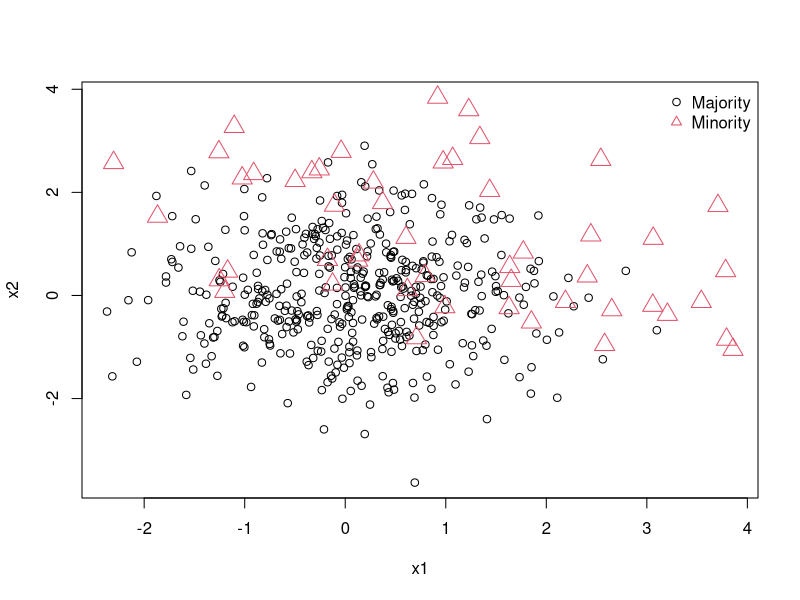

R code for this plot: (Note: this script raises an error after producing the figure.)
########## Example dataset ##########

d.mj <- cbind(rnorm(n = 450, mean = 0, sd = 1), rnorm(n = 450, mean = 0, sd = 1))
d.mn1 <- cbind(rnorm(n = 25, mean = 2, sd = 1), rnorm(n = 25, mean = 0, sd = 1))
d.mn2 <- cbind(rnorm(n = 25, mean = 0, sd = 1), rnorm(n = 25, mean = 2, sd = 1))
class <- c(rep(0, nrow(d.mj)), rep(1, nrow(rbind(d.mn1,d.mn2))))
data <- rbind(d.mj, d.mn1, d.mn2)
data <- data.frame(x1 = data[,1], x2 = data[,2], class = class)
rm(d.mj,d.mn1,d.mn2)
plot(data[,-3], col = class+1, pch = class+1, cex = class+1)
legend("topright", c("Majority","Minority"), pch = c(1,2), col = c(1,2), bty = "n")

########## BSMOTE1 ##########

result <- BSMOTE1(data = data, target.column = 3, m = 4, k = 10, s = 5)

d.synTotal <- result$d.synTotal
head(d.synTotal)

d.synIndvd <- result$d.synIndvd
d.synIndvd$`451`

status <- result$status
status
d.danger <- data[status$DANGER,]
d.safe <- data[status$SAFE,]
d.noisy <- data[status$NOISY,]

points(x = d.danger[,1], y = d.danger[,2], pch = "D", cex = 2, col = 2)
points(x = d.safe[,1], y = d.safe[,2], pch = "S", cex = 2, col = 4)
points(x = d.noisy[,1], y = d.noisy[,2], pch = "N", cex = 2, col = 3)

draw <- function(i) {
  ind <- status$DANGER[i]
  points(x = d.synIndvd[[i]][,1], y = d.synIndvd[[i]][,2], pch = 15, col = 3, cex = 2)
  points(x = data[ind,1], y = data[ind,2], pch = 17, col = 4, cex = 2)
}

plot(data[,-3], col = class+1, pch = class+1, cex = class+1)
legend("topright", c("Majority","Minority"), pch = c(1,2), col = c(1,2), bty = "n")
draw(1)
draw(2)
draw(3)

plot(data[,-3], col = class+1, pch = class+1, cex = class+1)
legend("topright", c("Majority","Minority"), pch = c(1,2), col = c(1,2), bty = "n")
for (i in 1:nrow(d.danger)) draw(i)

########## BSMOTE2 ##########

result <- BSMOTE2(data = data, target.column = 3, m = 4, k = 10, s = 5)

d.synTotal <- result$d.synTotal
head(d.synTotal)

d.synIndvdMnr <- result$d.synIndvdMnr
d.synIndvdMnr$`451`

d.synIndvdMjr <- result$d.synIndvdMjr
d.synIndvdMnr$`451`

status <- result$status
status
d.danger <- data[status$DANGER,]
d.safe <- data[status$SAFE,]
d.noisy <- data[status$NOISY,]

plot(data[,-3], col = class+1, pch = class+1, cex = class+1)
legend("topright", c("Majority","Minority"), pch = c(1,2), col = c(1,2), bty = "n")
points(x = d.danger[,1], y = d.danger[,2], pch = "D", cex = 2, col = 2)
points(x = d.safe[,1], y = d.safe[,2], pch = "S", cex = 2, col = 4)
points(x = d.noisy[,1], y = d.noisy[,2], pch = "N", cex = 2, col = 3)

drawMinor <- function(i) {
  ind <- status$DANGER[i]
  points(x = d.synIndvdMnr[[i]][,1], y = d.synIndvdMnr[[i]][,2], pch = 15, col = 3, cex = 2)
  points(x = data[ind,1], y = data[ind,2], pch = 17, col = 4, cex = 2)
}

drawMajor <- function(i) {
  ind <- status$DANGER[i]
  points(x = d.synIndvdMjr[[i]][,1], y = d.synIndvdMjr[[i]][,2], pch = 16, col = 5, cex = 2)
  points(x = data[ind,1], y = data[ind,2], pch = 17, col = 4, cex = 2)
}

plot(data[,-3], col = class+1, pch = class+1, cex = class+1)
legend("topright", c("Majority","Minority"), pch = c(1,2), col = c(1,2), bty = "n")
drawMajor(1)
drawMinor(1)
drawMajor(2)
drawMinor(2)

plot(data[,-3], col = class+1, pch = class+1, cex = class+1)
legend("topright", c("Majority","Minority"), pch = c(1,2), col = c(1,2), bty = "n")
for (i in 1:nrow(d.danger)) {
  drawMajor(i)
  drawMinor(i)
}